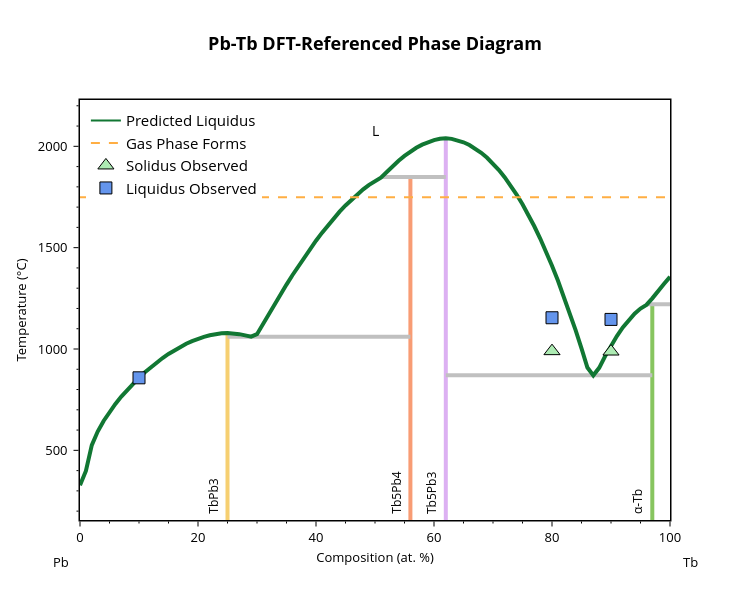

Here is the notebook cell this chart was saved with:
### Markdown cell above
It appears that our initial prediction underestimated the melting temperatures in all compositions measured. Let's use this data to adjust the mixing parameters for the DFT-referenced liquid free energy

### Code cell
import numpy as np
from gliquid.binary import _x_vals

def optimize_predicted_params(bl: BinaryLiquid, known_points: list, predicted_params: list) -> tuple:

    hull_points = np.array([[p['comp'], p['energy']] for p in bl.phases if 'comp' in p])
    bl.eqs['h_hull_interp'] = np.interp(_x_vals[1:-1], hull_points[:, 0], hull_points[:, 1])
    bl.comp_range_fit_lim = 0
    bl.init_error = False
    bl.max_liq_temp = max(bl.component_data.values(), key=lambda x: x[1])[1]
    bl.min_liq_temp = min(bl.component_data.values(), key=lambda x: x[1])[1]
    bl.digitized_liq = [[p[0], p[1]] for p in known_points]

    mae, _ = bl.calculate_deviation_metrics(ignored_ranges=False, allow_sparse_data=True)
    print(f"Known points (Kelvin): {known_points}")
    print(f"Liquidus MAE from known points: {int(mae)}K")

    print(f"Original predicted parameters: {predicted_params}")
   
    bl.fit_parameters(verbose=True, max_iter=128, check_phase_mismatch=False, allow_sparse_data=True,
                      disable_inv_constrs=True, check_lupis_elliott=True)
    
    print(f"Adjusted parameters: {bl.get_params()}")
    return bl.get_params()


# Add a small amount of solid solubility for the a-Tb allotrope since it appears in all similar phase diagram assessments
aTb_allotrope = {'name': 'α-Tb', 'comp': 0.97, 'energy': -0.059*96485, 'points': []}
if not any(phase['name'] == 'α-Tb' for phase in bl.phases):
    bl.phases.insert(4, aTb_allotrope)
bl.phases[1]['energy'] = -0.336*96485

print("Solid phase energies (eV/atom):")
for p in bl.phases:
    if 'energy' in p:
        print(p['name'], round(p['energy']/96485, 3))
print("-" * 30)

measured_liq_points = [[p[0]/100.0, p[1]+273.15] for p in liquidus_points] # reformat to at. frac and Kelvin

# Given the behavior of the predicted liquidus around this composition range, there is likely a eutectic point between
solidus_midpoint = [(solidus_points[0][0] + solidus_points[1][0])/200.0, 
                   (solidus_points[0][1] + solidus_points[1][1])/2 + 273.15]
measured_liq_points.pop(-2)
measured_liq_points.append(solidus_midpoint)
measured_liq_points.sort()
# bl.invariants = [{'type': 'eut', 'comp': solidus_midpoint[0], 'temp': solidus_midpoint[1],
#                   'phases': [bl.phases[3]['name'], bl.phases[4]['name']],
#                   'phase_comps': [bl.phases[3]['comp'], bl.phases[4]['comp']]}]

adj_params = optimize_predicted_params(bl, measured_liq_points, ml_parameters)

fig = blp.get_plot('pred')
add_experimental_traces(fig)
fig.show()

### Figure 1 — Plotly figure (JSON) as saved in the notebook; plotly's stock layout.template omitted (floating-point values rounded to 4 significant figures)
{"data": [{"hovertemplate": "label=TbPb3<br>x=%{x}<br>t=%{y}<extra></extra>", "legendgroup": "TbPb3", "line": {"color": "rgb(246, 207, 113)", "dash": "solid", "width": 4}, "marker": {"symbol": "circle"}, "mode": "lines", "name": "TbPb3", "orientation": "v", "showlegend": false, "type": "scatter", "x": [25, 25, 25, 25, 25, 25, 25, 25, 25, 25, 25, 25, 25, 25, 25, 25, 25, 25, 25, 25, 25, 25, 25, 25, 25, 25, 25, 25, 25, 25, 25, 25], "xaxis": "x", "y": [327.5, 1061.0, 398.4, 1067.0, 592.7, 525.7, 765.1, 729.0, 644.9, 689.4, 975.7, 933.9, 955.6, 798.4, 829.4, 858.3, 1050.0, 1068.0, 1060.0, 1079.0, 1079.0, 1073.0, 1077.0, 1077.0, 1073.0, 1011.0, 994.1, 910.4, 885.2, 1026.0, 1039.0, -273.1], "yaxis": "y"}, {"hovertemplate": "label=Tb5Pb4<br>x=%{x}<br>t=%{y}<extra></extra>", "legendgroup": "Tb5Pb4", "line": {"color": "rgb(248, 156, 116)", "dash": "solid", "width": 4}, "marker": {"symbol": "circle"}, "mode": "lines", "name": "Tb5Pb4", "orientation": "v", "showlegend": false, "type": "scatter", "x": [56.0, 56.0, 56.0, 56.0, 56.0, 56.0, 56.0, 56.0, 56.0, 56.0, 56.0, 56.0, 56.0, 56.0, 56.0, 56.0, 56.0, 56.0, 56.0, 56.0, 56.0, 56.0, 56.0, 56.0, 56.0], "xaxis": "x", "y": [1364.0, 1061.0, 1829.0, 1810.0, 1764.0, 1788.0, 1644.0, 1677.0, 1737.0, 1708.0, 1452.0, 1409.0, 1610.0, 1573.0, 1494.0, 1534.0, 1849.0, 1846.0, 1318.0, 1174.0, 1223.0, 1271.0, 1073.0, 1124.0, -273.1], "yaxis": "y"}, {"hovertemplate": "label=Tb5Pb3<br>x=%{x}<br>t=%{y}<extra></extra>", "legendgroup": "Tb5Pb3", "line": {"color": "rgb(220, 176, 242)", "dash": "solid", "width": 4}, "marker": {"symbol": "circle"}, "mode": "lines", "name": "Tb5Pb3", "orientation": "v", "showlegend": false, "type": "scatter", "x": [62, 62, 62, 62, 62, 62, 62, 62, 62, 62, 62, 62, 62, 62, 62, 62, 62, 62, 62, 62, 62, 62, 62, 62, 62, 62, 62, 62, 62, 62, 62, 62, 62, 62, 62, 62, 62, 62, 62], "xaxis": "x", "y": [870.0, 1993.0, 2037.0, 1662.0, 1806.0, 1915.0, 1480.0, 1338.0, 1411.0, 908.7, 1003.0, 1093.0, 1873.0, 1849.0, 1929.0, 1902.0, 1953.0, 1974.0, 2040.0, 2040.0, 2008.0, 2021.0, 2037.0, 2030.0, 1762.0, 1714.0, 1883.0, 1846.0, 2030.0, 2020.0, 1989.0, 2006.0, 1968.0, 1943.0, 1605.0, 1545.0, 1260.0, 1179.0, -273.1], "yaxis": "y"}, {"hovertemplate": "label=α-Tb<br>x=%{x}<br>t=%{y}<extra></extra>", "legendgroup": "α-Tb", "line": {"color": "rgb(135, 197, 95)", "dash": "solid", "width": 4}, "marker": {"symbol": "circle"}, "mode": "lines", "name": "α-Tb", "orientation": "v", "showlegend": false, "type": "scatter", "x": [97, 97, 97, 97, 97, 97, 97, 97, 97, 97, 97, 97], "xaxis": "x", "y": [870.0, 1221.0, 1217.0, 907.2, 964.1, 1064.0, 1016.0, 1200.0, 1175.0, 1106.0, 1143.0, -273.1], "yaxis": "y"}, {"hovertemplate": "x=%{x}<br>y=%{y}<extra></extra>", "legendgroup": "", "line": {"color": "Silver", "dash": "solid", "width": 4}, "marker": {"symbol": "circle"}, "mode": "lines", "name": "", "orientation": "v", "showlegend": false, "type": "scatter", "x": [62, 87, 97], "xaxis": "x", "y": [870.0, 870.0, 870.0], "yaxis": "y"}, {"hovertemplate": "x=%{x}<br>y=%{y}<extra></extra>", "legendgroup": "", "line": {"color": "Silver", "dash": "solid", "width": 4}, "marker": {"symbol": "circle"}, "mode": "lines", "name": "", "orientation": "v", "showlegend": false, "type": "scatter", "x": [25, 29.0, 56.0], "xaxis": "x", "y": [1061.0, 1061.0, 1061.0], "yaxis": "y"}, {"hovertemplate": "x=%{x}<br>y=%{y}<extra></extra>", "legendgroup": "", "line": {"color": "Silver", "dash": "solid", "width": 4}, "marker": {"symbol": "circle"}, "mode": "lines", "name": "", "orientation": "v", "showlegend": false, "type": "scatter", "x": [96, 97, 100], "xaxis": "x", "y": [1221.0, 1221.0, 1221.0], "yaxis": "y"}, {"hovertemplate": "x=%{x}<br>y=%{y}<extra></extra>", "legendgroup": "", "line": {"color": "Silver", "dash": "solid", "width": 4}, "marker": {"symbol": "circle"}, "mode": "lines", "name": "", "orientation": "v", "showlegend": false, "type": "scatter", "x": [51, 56.0, 62], "xaxis": "x", "y": [1849.0, 1849.0, 1849.0], "yaxis": "y"}, {"hovertemplate": "label=L<br>x=%{x}<br>t=%{y}<extra></extra>", "legendgroup": "L", "line": {"color": "#117733", "dash": "solid", "width": 4}, "marker": {"symbol": "circle"}, "mode": "lines", "name": "L", "orientation": "v", "showlegend": false, "type": "scatter", "x": [0, 1, 2, 3, 4, 5, 6, 7.0, 8, 9, 10, 11, 12, 13, 14.0, 15, 16, 17, 18, 19, 20, 21, 22, 23, 24, 25, 26, 27, 28.0, 29.0, 30, 31, 32, 33, 34, 35, 36, 37, 38, 39, 40, 41, 42, 43, 44, 45, 46, 47, 48, 49, 50, 51, 52, 53, 54, 55.0, 56.0, 57.0, 58.0, 59, 60, 61, 62, 63, 64, 65, 66, 67, 68, 69, 70, 71, 72, 73, 74, 75, 76, 77, 78, 79, 80, 81, 82, 83, 84, 85, 86, 87, 88, 89, 90, 91, 92, 93, 94, 95, 96, 97, 98, 99, 100], "xaxis": "x", "y": [327.5, 398.4, 525.7, 592.7, 644.9, 689.4, 729.0, 765.1, 798.4, 829.4, 858.3, 885.2, 910.4, 933.9, 955.6, 975.7, 994.1, 1011.0, 1026.0, 1039.0, 1050.0, 1060.0, 1068.0, 1073.0, 1077.0, 1079.0, 1077.0, 1073.0, 1067.0, 1061.0, 1073.0, 1124.0, 1174.0, 1223.0, 1271.0, 1318.0, 1364.0, 1409.0, 1452.0, 1494.0, 1534.0, 1573.0, 1610.0, 1644.0, 1677.0, 1708.0, 1737.0, 1764.0, 1788.0, 1810.0, 1829.0, 1846.0, 1873.0, 1902.0, 1929.0, 1953.0, 1974.0, 1993.0, 2008.0, 2021.0, 2030.0, 2037.0, 2040.0, 2037.0, 2030.0, 2020.0, 2006.0, 1989.0, 1968.0, 1943.0, 1915.0, 1883.0, 1846.0, 1806.0, 1762.0, 1714.0, 1662.0, 1605.0, 1545.0, 1480.0, 1411.0, 1338.0, 1260.0, 1179.0, 1093.0, 1003.0, 908.7, 870.0, 907.2, 964.1, 1016.0, 1064.0, 1106.0, 1143.0, 1175.0, 1200.0, 1217.0, 1250.0, 1288.0, 1321.0, 1356.0], "yaxis": "y"}, {"marker": {"color": "#117733"}, "mode": "lines", "name": "Predicted Liquidus", "showlegend": true, "type": "scatter", "x": [null], "y": [null]}, {"line": {"color": "#FFAE43", "dash": "dash"}, "mode": "lines", "name": "Gas Phase Forms", "showlegend": true, "type": "scatter", "x": [0, 100], "y": [1749, 1749]}, {"marker": {"color": "#ADEBB3", "line": {"color": "black", "width": 1}, "size": 14, "symbol": "triangle-up"}, "mode": "markers", "name": "Solidus Observed", "type": "scatter", "x": [80, 90], "y": [989.4, 987.5]}, {"marker": {"color": "cornflowerblue", "line": {"color": "black", "width": 1}, "size": 12, "symbol": "square"}, "mode": "markers", "name": "Liquidus Observed", "type": "scatter", "x": [10, 80, 90], "y": [857.8, 1154.0, 1146]}], "layout": {"annotations": [{"borderpad": 5, "font": {"color": "black", "size": 12}, "showarrow": false, "text": "TbPb3", "textangle": -90, "x": 22.5, "y": 156.3, "yanchor": "bottom"}, {"borderpad": 5, "font": {"color": "black", "size": 12}, "showarrow": false, "text": "Tb5Pb4", "textangle": -90, "x": 53.5, "y": 156.3, "yanchor": "bottom"}, {"borderpad": 5, "font": {"color": "black", "size": 12}, "showarrow": false, "text": "Tb5Pb3", "textangle": -90, "x": 59.5, "y": 156.3, "yanchor": "bottom"}, {"borderpad": 5, "font": {"color": "black", "size": 12}, "showarrow": false, "text": "α-Tb", "textangle": -90, "x": 94.5, "y": 156.3, "yanchor": "bottom"}, {"font": {"color": "black", "size": 14}, "showarrow": false, "text": "L", "x": 50, "y": 2078.0}, {"font": {"color": "black", "size": 13}, "showarrow": false, "text": "Pb", "x": -0.05, "xanchor": "left", "xref": "paper", "y": -0.1, "yanchor": "middle", "yref": "paper"}, {"font": {"color": "black", "size": 13}, "showarrow": false, "text": "Tb", "x": 1.05, "xanchor": "right", "xref": "paper", "y": -0.1, "yanchor": "middle", "yref": "paper"}], "font": {"color": "black", "size": 13}, "height": 600, "legend": {"font": {"size": 15}, "x": 0.01, "xanchor": "left", "y": 0.99, "yanchor": "top"}, "plot_bgcolor": "white", "showlegend": true, "title": {"font": {"color": "black", "size": 18}, "text": "<b>Pb-Tb DFT-Referenced Phase Diagram</b>", "x": 0.5, "xanchor": "center"}, "width": 750, "xaxis": {"linecolor": "black", "linewidth": 1.5, "minor": {"nticks": 5, "tickcolor": "black", "ticklen": 2, "ticks": "outside", "tickwidth": 1}, "mirror": true, "range": [0, 100], "showline": true, "tickcolor": "black", "tickformat": ".0f", "ticklen": 5, "ticks": "outside", "tickwidth": 1, "title": {"font": {"size": 13}, "standoff": 8, "text": "Composition (at. %)"}}, "yaxis": {"linecolor": "black", "linewidth": 1.5, "minor": {"nticks": 5, "tickcolor": "black", "ticklen": 2, "ticks": "outside", "tickwidth": 1}, "mirror": true, "range": [156.3, 2229.0], "showline": true, "tickcolor": "black", "ticklen": 5, "ticks": "outside", "ticksuffix": " ", "tickwidth": 1, "title": {"font": {"size": 13}, "standoff": 8, "text": "Temperature (°C)"}}}}
